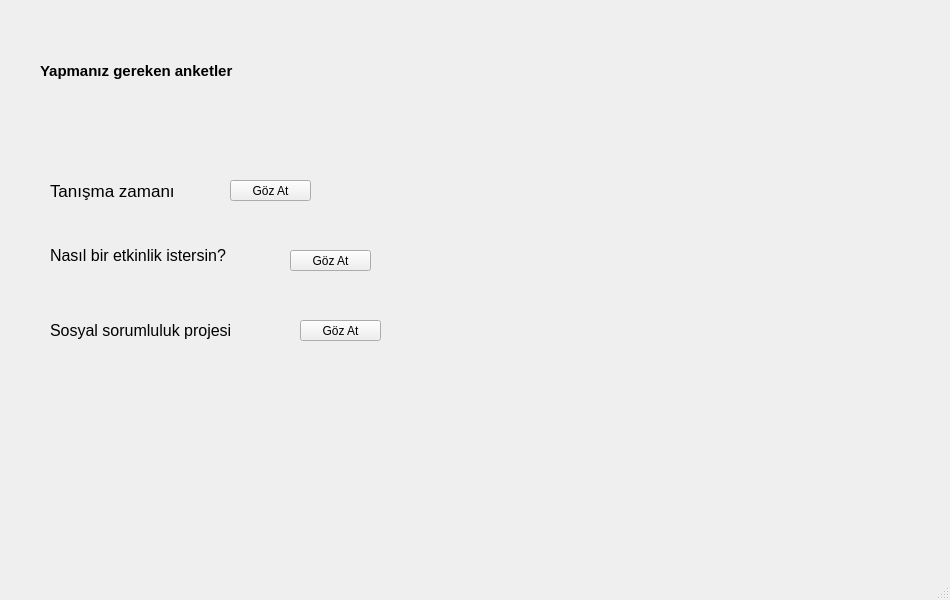
<?xml version="1.0" encoding="UTF-8"?>
<ui version="4.0">
 <class>MainWindow</class>
 <widget class="QMainWindow" name="MainWindow">
  <property name="geometry">
   <rect>
    <x>0</x>
    <y>0</y>
    <width>950</width>
    <height>600</height>
   </rect>
  </property>
  <property name="maximumSize">
   <size>
    <width>950</width>
    <height>600</height>
   </size>
  </property>
  <property name="windowTitle">
   <string>MainWindow</string>
  </property>
  <widget class="QWidget" name="centralwidget">
   <widget class="QLabel" name="label_4">
    <property name="geometry">
     <rect>
      <x>50</x>
      <y>300</y>
      <width>281</width>
      <height>61</height>
     </rect>
    </property>
    <property name="font">
     <font>
      <pointsize>12</pointsize>
     </font>
    </property>
    <property name="text">
     <string>Sosyal sorumluluk projesi</string>
    </property>
   </widget>
   <widget class="QPushButton" name="pushButton">
    <property name="geometry">
     <rect>
      <x>230</x>
      <y>180</y>
      <width>81</width>
      <height>21</height>
     </rect>
    </property>
    <property name="text">
     <string>Göz At</string>
    </property>
   </widget>
   <widget class="QPushButton" name="pushButton_2">
    <property name="geometry">
     <rect>
      <x>290</x>
      <y>250</y>
      <width>81</width>
      <height>21</height>
     </rect>
    </property>
    <property name="text">
     <string>Göz At</string>
    </property>
   </widget>
   <widget class="QLabel" name="label">
    <property name="geometry">
     <rect>
      <x>40</x>
      <y>30</y>
      <width>361</width>
      <height>81</height>
     </rect>
    </property>
    <property name="font">
     <font>
      <pointsize>11</pointsize>
      <weight>75</weight>
      <bold>true</bold>
     </font>
    </property>
    <property name="text">
     <string>Yapmanız gereken anketler</string>
    </property>
   </widget>
   <widget class="QLabel" name="label_3">
    <property name="geometry">
     <rect>
      <x>50</x>
      <y>240</y>
      <width>251</width>
      <height>31</height>
     </rect>
    </property>
    <property name="font">
     <font>
      <pointsize>12</pointsize>
     </font>
    </property>
    <property name="text">
     <string>Nasıl bir etkinlik istersin?</string>
    </property>
   </widget>
   <widget class="QLabel" name="label_2">
    <property name="geometry">
     <rect>
      <x>50</x>
      <y>180</y>
      <width>181</width>
      <height>21</height>
     </rect>
    </property>
    <property name="font">
     <font>
      <pointsize>13</pointsize>
     </font>
    </property>
    <property name="text">
     <string>Tanışma zamanı</string>
    </property>
   </widget>
   <widget class="QPushButton" name="pushButton_3">
    <property name="geometry">
     <rect>
      <x>300</x>
      <y>320</y>
      <width>81</width>
      <height>21</height>
     </rect>
    </property>
    <property name="text">
     <string>Göz At</string>
    </property>
   </widget>
  </widget>
  <widget class="QStatusBar" name="statusbar"/>
 </widget>
 <resources/>
 <connections/>
</ui>
